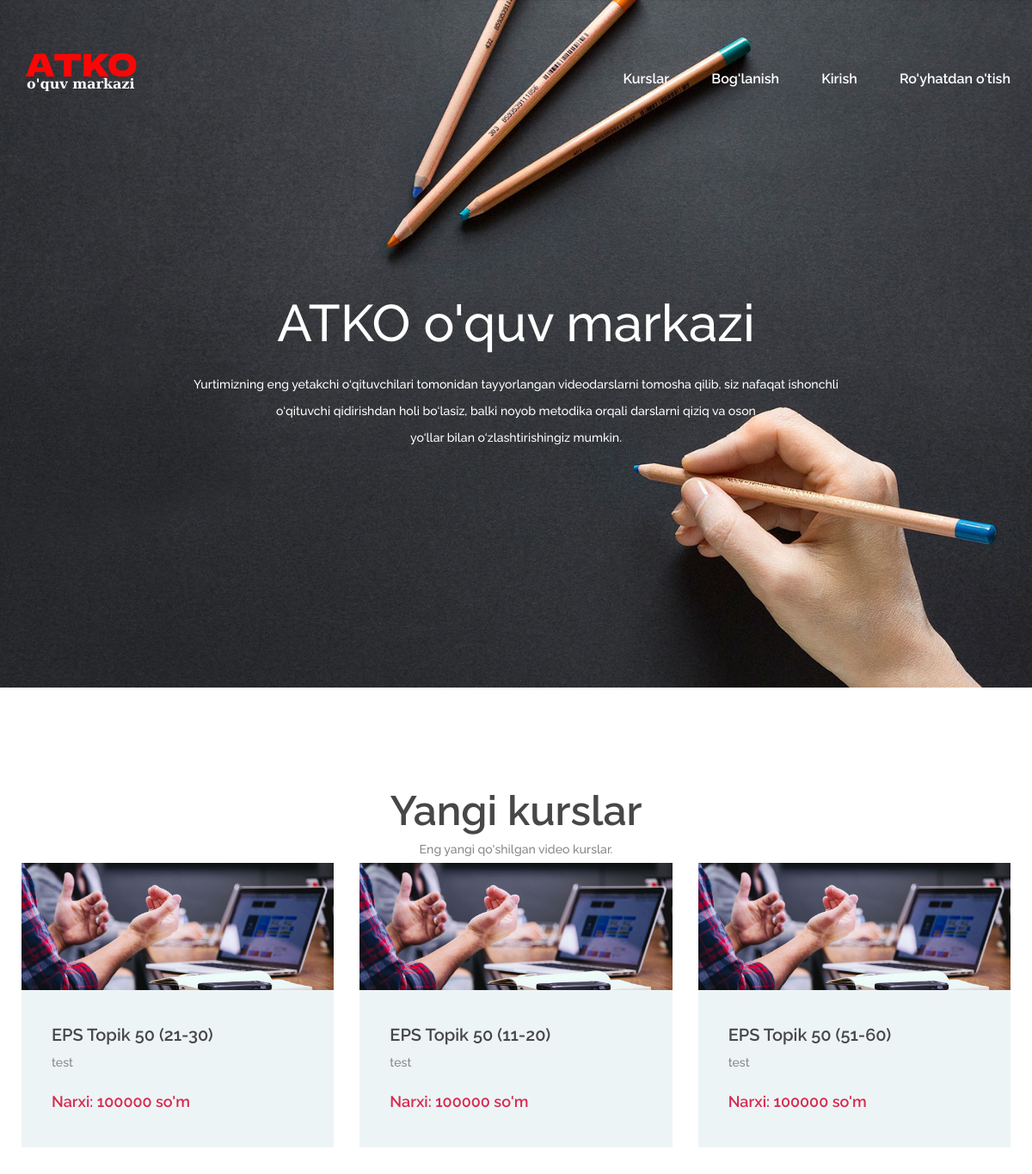
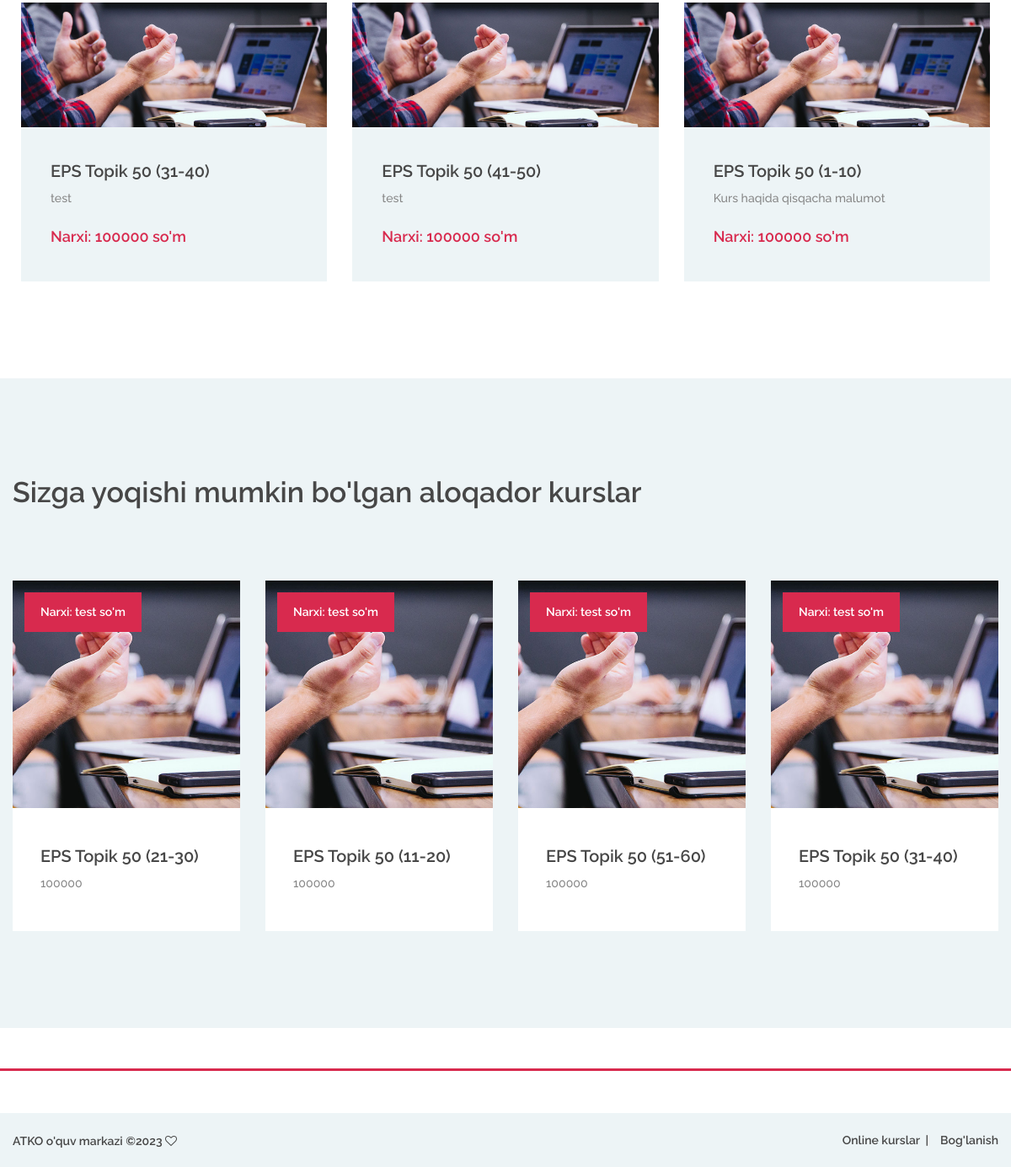
The page / on the database its author committed (2 pictures, top to bottom).
### tables this page shows
CREATE TABLE `cours` (
  `id` int(11) NOT NULL,
  `CoursID` varchar(20) NOT NULL,
  `CoursName` varchar(70) NOT NULL,
  `CoursText` varchar(70) NOT NULL,
  `CoursAbout` longtext NOT NULL,
  `CoursPrice` varchar(20) NOT NULL,
  `CoursImage` varchar(120) NOT NULL,
  `CoursMavzu` int(3) NOT NULL,
  `CoursTil` varchar(11) NOT NULL,
  `CoursDavomiy` varchar(8) NOT NULL,
  `CoursTecher` varchar(70) NOT NULL,
  `TecherImage` varchar(120) NOT NULL,
  `Muddat` int(3) NOT NULL,
  `Data` timestamp NOT NULL DEFAULT current_timestamp()
);

### index.php (the view, shortened to what this page needs)
<!DOCTYPE php>
<?php
	include("./config/confige.php");
?>
<php lang="en">
<head>
	<link rel="stylesheet" href="css/bootstrap.min.css"/>
	<link rel="stylesheet" href="css/font-awesome.min.css"/>
	<link rel="stylesheet" href="css/owl.carousel.css"/>
	<link rel="stylesheet" href="css/style.css"/>
</head>
<body>
	<header class="header-section">
		<div class="container">
			<div class="row">
				<div class="col-lg-3 col-md-3">
					<div class="site-logo">
						<a href="index.php"><img src="img/logo.png" alt=""></a>
					</div>
				</div>
				<div class="col-lg-9 col-md-9">
					<nav class="main-menu" style="text-align:right">
						<ul>
							<li><a href="courses.php">Kurslar</a></li>
							<li><a href="contact.php">Bog'lanish</a></li>
							<li style="display:<?php if(isset($_COOKIE['UserID'])){echo 'none;';} ?>"><a href="login.php">Kirish</a></li>
							<li style="display:<?php if(isset($_COOKIE['UserID'])){echo 'none;';} ?>"><a href="reg.php">Ro'yhatdan o'tish</a></li>
						</ul>
					</nav>
				</div>
			</div>
		</div>
	</header>
	<section class="hero-section set-bg" data-setbg="img/bg.jpg">
		<div class="container">
			<div class="hero-text text-white">
				<h2>ATKO o'quv markazi</h2>
				<p>Yurtimizning eng yetakchi o‘qituvchilari tomonidan tayyorlangan videodarslarni tomosha qilib, siz nafaqat ishonchli <br>o‘qituvchi qidirishdan holi bo‘lasiz, balki noyob metodika orqali darslarni qiziq va oson<br> yo‘llar bilan o‘zlashtirishingiz mumkin.</p>
			</div>
		</div>
	</section>
	<section class="categories-section spad">
		<div class="container pt-0">
			<div class="section-title m-0">
				<h2 class="m-0">Yangi kurslar</h2>
				<p class="m-0">Eng yangi qo'shilgan video kurslar.</p>
			</div>
			<div class="row">
				<?php
					$sql1 = "SELECT * FROM `cours` ORDER BY RAND() LIMIT 6";
					$res1 = $conn->query($sql1);
					while ($row1 = $res1->fetch()) {
				?>
				<div class="col-lg-4 col-md-6">
					<div class="categorie-item">
						<a href="./course.php?CoursID=<?php echo $row1['CoursID']; ?>">
							<div class="ci-thumb set-bg" data-setbg="img/kurs/<?php echo $row1['CoursImage']; ?>"></div>
							<div class="ci-text">
								<h5><?php echo $row1['CoursName']; ?></h5>
								<p><?php echo $row1['CoursText']; ?></p>
								<span>Narxi: <?php echo $row1['CoursPrice']; ?> so'm</span>
							</div>
						</a>
					</div>
				</div>
				<?php } ?>
			</div>
		</div>
	</section>
	<section class="realated-courses spad">
		<div class="course-warp">
			<h2 class="rc-title">Sizga yoqishi mumkin bo'lgan aloqador kurslar</h2>
			<div class="rc-slider owl-carousel">
				<?php
					$sql44 = "SELECT * FROM `cours` ORDER BY RAND() LIMIT 4";
					$res44 = $conn->query($sql44);
					while ($row44 = $res44->fetch()) {
				?>
				<div class="course-item">
					<a href="./course.php?CoursID=<?php echo $row44['CoursID']; ?>">
						<div class="course-thumb set-bg" data-setbg="img/kurs/<?php echo $row44['CoursImage']; ?>" >
							<div class="price">Narxi: <?php echo $row44['CoursText']; ?> so'm</div>
						</div>
						<div class="course-info">
							<div class="course-text">
								<h5><?php echo $row44['CoursName']; ?></h5>
								<p><?php echo $row44['CoursPrice']; ?></p>
							</div>
						</div>
					</a>
				</div>
				<?php } ?>
			</div>
		</div>
	</section>
	<footer class="footer-section spad p-0 mt-5">
		<div class="footer-bottom">
			<div class="footer-warp">
				<ul class="footer-menu">
					<li><a href="courses.php">Online kurslar</a></li>
					<li><a href="contact.php">Bog'lanish</a></li>
				</ul>
				<div class="copyright">
					ATKO o'quv markazi
					&copy;<script>document.write(new Date().getFullYear());</script>
					<i class="fa fa-heart-o" aria-hidden="true"></i>
				</div>
			</div>
		</div>
	</footer>
</php>

### css/style.css (style rules this page uses)
html, body { height: 100%; font-family: 'Raleway', sans-serif; -webkit-font-smoothing: antialiased; font-smoothing: antialiased; }
h1, h2, h3, h4, h5, h6 { margin: 0; font-weight: 600; color: #474747; }
h2 { font-size: 36px; }
h5 { font-size: 20px; }
p { font-size: 14.1px; color: #878787; line-height: 2.2; font-weight: 500; }
img { max-width: 100%; }
::placeholder { font-style: italic; }
ul, ol { padding: 0; margin: 0; }
.section-title { text-align: center; padding: 0 110px; margin-bottom: 110px; }
.section-title h2 { font-size: 48px; font-weight: 600; margin-bottom: 25px; }
.section-title p { margin-bottom: 0; font-weight: 500; }
.set-bg { background-repeat: no-repeat; background-size: cover; background-position: top center; }
.spad { padding-top: 115px; padding-bottom: 115px; }
.text-white h1, .text-white h2, .text-white h3, .text-white h4, .text-white h5, .text-white h6, .text-white p, .text-white span, .text-white li, .text-white a { color: #fff; }
.header-section { position: absolute; width: 100%; top: 0; left: 0; padding-top: 60px; }
.site-logo { display: inline-block; }
.main-menu ul { list-style: none; }
.main-menu ul li { display: inline; }
.main-menu ul li a { display: inline-block; font-size: 16px; color: #fff; margin-left: 45px; font-weight: 600; padding: 20px 0 5px; }
.hero-section { height: 100vh; }
.hero-text { text-align: center; padding-top: 340px; margin-bottom: 105px; }
.hero-text h2 { font-size: 60px; font-weight: 500; margin-bottom: 20px; }
.categories-section .container { margin-bottom: -34px; }
.categorie-item { margin-bottom: 34px; background: #edf4f6; -webkit-transition: all 0.4s; -o-transition: all 0.4s; transition: all 0.4s; }
.categorie-item .ci-thumb { background-size: cover; height: 148px; -webkit-transition: all 0.2s; -o-transition: all 0.2s; transition: all 0.2s; }
.categorie-item .ci-text { padding: 40px 35px; }
.categorie-item .ci-text h5 { margin-bottom: 5px; }
.categorie-item .ci-text span { font-size: 18px; font-weight: 600; color: #d82a4e; }
.course-warp { max-width: 1559px; padding: 0 15px; margin: 0 auto -30px; }
.course-item { margin-bottom: 30px; }
.course-item .course-thumb { height: 270px; }
.course-item .course-thumb .price { font-size: 14px; color: #fff; font-weight: 600; background: #d82a4e; display: inline-block; padding: 13px 19px; margin: 14px; }
.course-item .course-info { background: #edf4f6; }
.course-item .course-info .course-text { padding: 45px 33px 25px; }
.course-item .course-info .course-text h5 { margin-bottom: 5px; }
.footer-section { border-top: 3px solid #d82a4e; }
.footer-warp { max-width: 1559px; padding: 0 15px; margin: 0 auto; }
.footer-bottom { overflow: hidden; background: #edf4f6; padding: 20px 0; margin-top: 50px; }
.footer-menu { list-style: none; float: right; }
.footer-menu li { display: inline; }
.footer-menu li:last-child a { padding-right: 0; margin-right: 0; }
.footer-menu li:last-child a:after { display: none; }
.footer-menu li a { display: inline-block; font-size: 14px; font-weight: 600; color: #474747; padding-right: 10px; margin-right: 10px; position: relative; }
.footer-menu li a:after { position: absolute; content: "|"; right: 0; top: 0; }
.copyright { padding-top: 3px; float: left; font-size: 14px; font-weight: 600; color: #474747; }
.realated-courses { background: #edf4f6; }
.realated-courses .rc-title { font-size: 34px; margin-bottom: 85px; }
.realated-courses .course-item .course-info { background: #fff; }
@media (min-width: 1200px) { .container { max-width: 1180px; } }

### rows shown on the page
cours: CoursName "EPS Topik 50 (21-30)", CoursText "test", CoursPrice "100000"
cours: CoursName "EPS Topik 50 (11-20)", CoursText "test", CoursPrice "100000"
cours: CoursName "EPS Topik 50 (51-60)", CoursText "test", CoursPrice "100000"
cours: CoursName "EPS Topik 50 (31-40)", CoursText "test", CoursPrice "100000"
cours: CoursName "EPS Topik 50 (41-50)", CoursText "test", CoursPrice "100000"
cours: CoursName "EPS Topik 50 (1-10)", CoursText "Kurs haqida qisqacha malumot", CoursPrice "100000"
